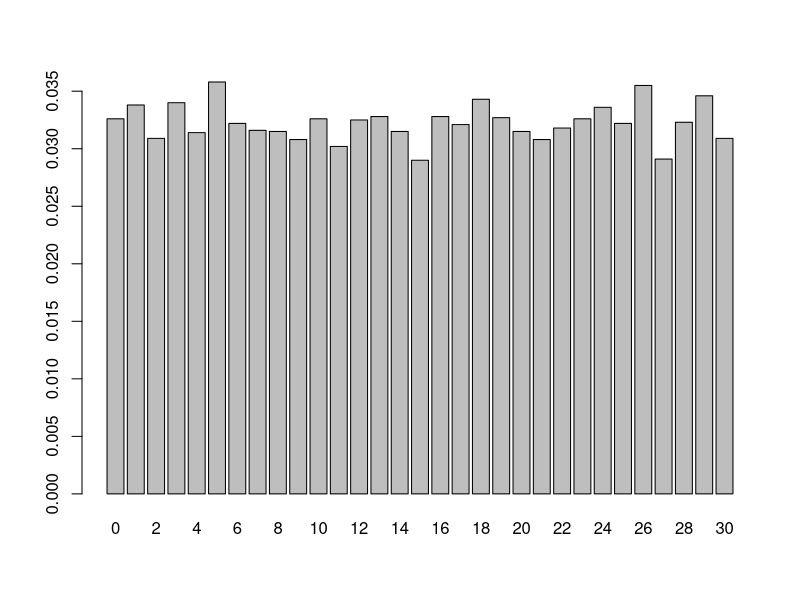
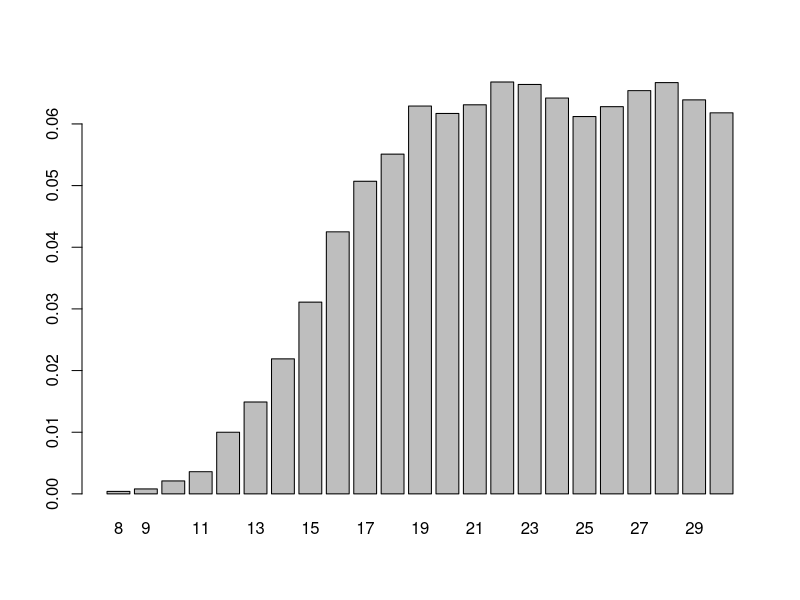
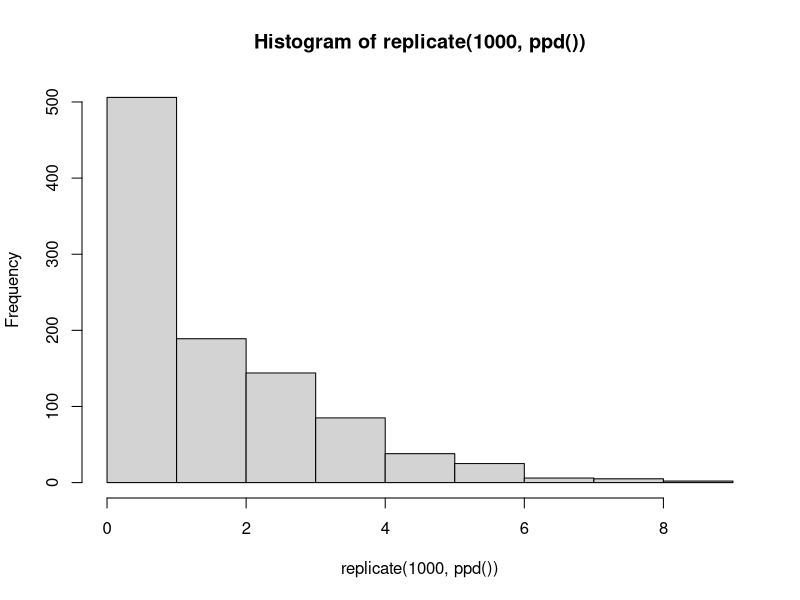
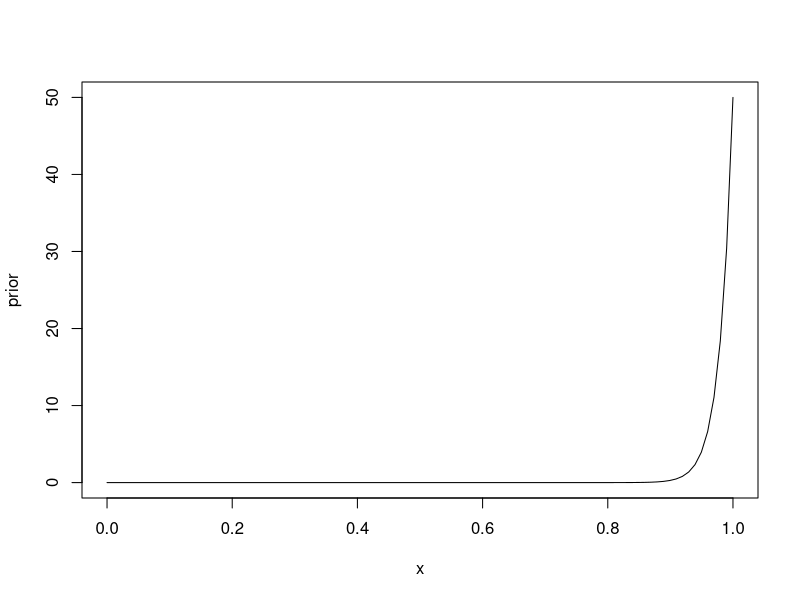

Here is the R script that generated these plots, in order:
## ---- chunk 1
n <- 30
prior <- runif(1000, 0, 1)

pp <- function(a=0, b=1, n=1, size=30) {
  prior <- runif(1, a, b)
  X <- rbinom(n, size, prior)
  return(X)
}

reps <- 10000
out <- replicate(reps, pp())


barplot ( table ( out )/ reps )

## ---- chunk 2

out2 <- replicate(reps, pp(.5, 1))
barplot ( table ( out2 )/ reps )


## ---- chunk 3
#x <- seq (0 ,1 , length.out = 100)
alpha <- 1
beta <- 1
#prior <- dbeta (x, alpha , beta )

z <- 2
N <- 20

posterior <- rbeta(1, z+alpha, n-z+beta) # P(Theta|x)

X <- rbinom(1, N, posterior)


ppd <- function() {
  
  alpha <- 1
  beta <- 1
#prior <- dbeta (x, alpha , beta )

  z <- 2
  N <- 20

  posterior <- rbeta(1, z+alpha, n-z+beta) # P(Theta|x)

  X <- rbinom(1, N, posterior)
  return(X)
}

replicate(1000, ppd()) |> hist()
## ---- chunk 4
x <- seq(0,1,length.out=100)

alpha <- 50
beta <- 1
prior <- dbeta(x, alpha, beta)
plot(x, prior, type='l')
